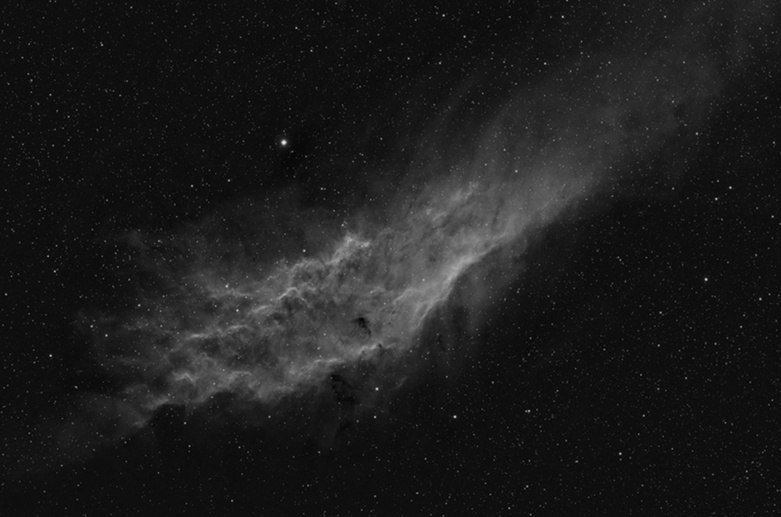
%> input picture NGC1499-766-L.jpg, 781 x 517 px, shrunk from 1500 x 993 before the run
$ octave lab7.m   (GNU Octave 9; MATLAB toolbox functions it lacks are replaced by stand-ins)
%> lines starting %> are read from the running program, lines starting %| are printed output that depends on the picture
%Nebula
nebula = imread('NGC1499-766-L.jpg');
%> nebula is the input picture: size 517x781x3 uint8; min 2, max 236, mean 28.5
gaussian = fspecial('gaussian', 33, 3);
filter = imfilter(nebula, gaussian);
figure(1);
imshow(nebula+(nebula - filter));

%moon
moon = imread('PIA04521_Martian_Moon.jpg');
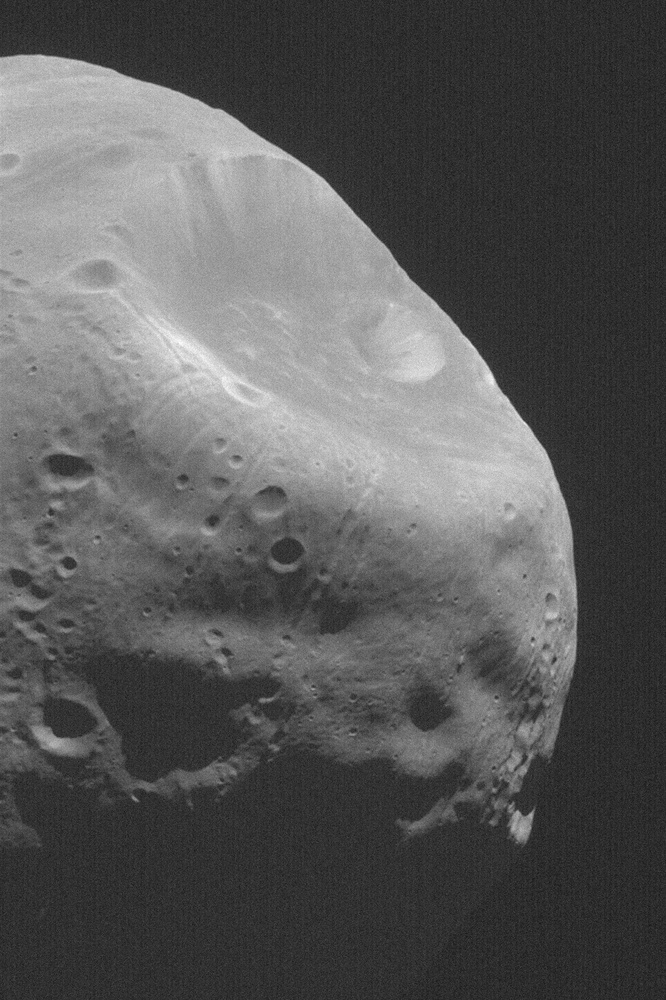
%> input picture PIA04521_Martian_Moon.jpg, 666 x 1000 px, shrunk from 1279 x 1920 before the run
%> moon is the input picture: size 1000x666 uint8; min 18, max 255, mean 89
gaussian2 = fspecial('gaussian', 13, 1.5);
moon_gaussian = imfilter(moon, gaussian2);
avg = fspecial('average', 25);
moon_avg = imfilter(moon_gaussian, avg);
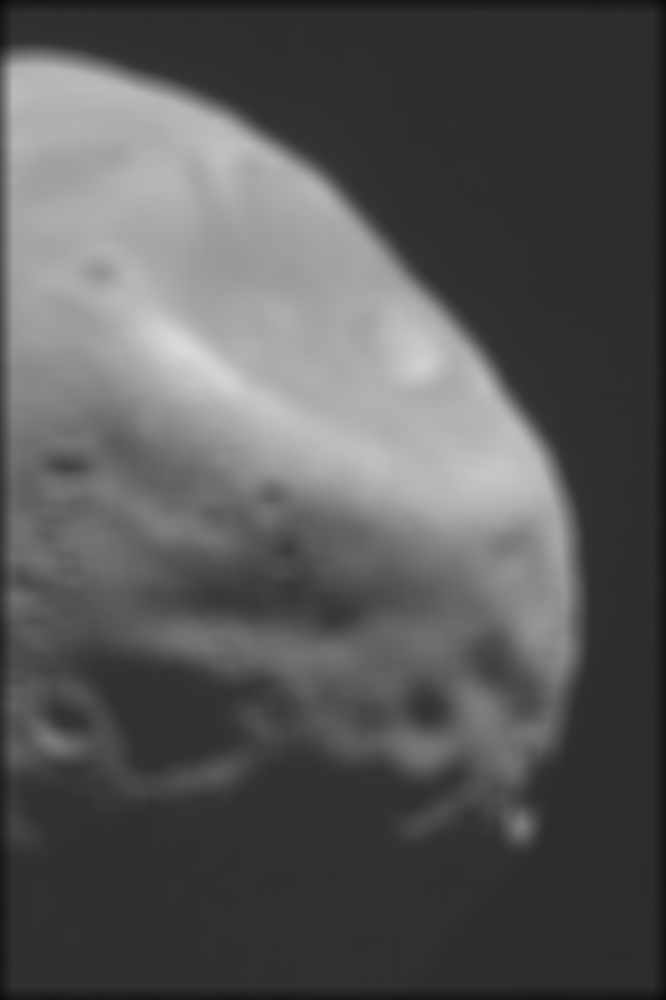
%> moon_avg: size 1000x666 uint8; min 11, max 218, mean 87.9

moon_ans = moon_gaussian + 2.5*(moon_gaussian - moon_avg);
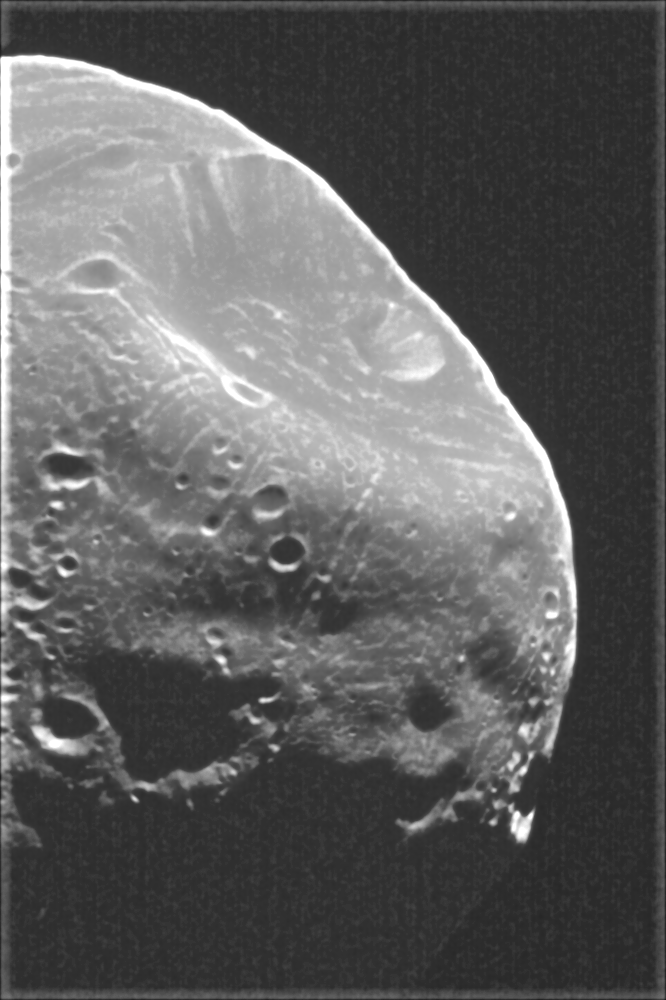
%> moon_ans: size 1000x666 uint8; min 29, max 255, mean 95.5
figure(2);
imshow(moon_ans);
